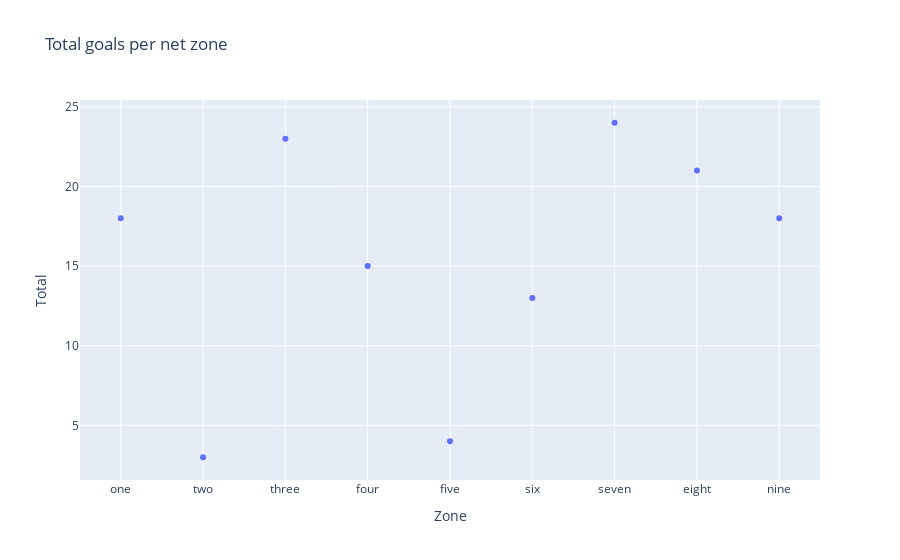

Here is the notebook cell this chart was saved with:
### Code cell
scatter_hockey_goals_df = px.scatter(hockey_goals_df,x="Zone",y="Total",title="Total goals per net zone")
scatter_hockey_goals_df.show()

### Figure 1 — Plotly figure (JSON) as saved in the notebook; plotly's stock layout.template omitted (floating-point values rounded to 4 significant figures)
{"data": [{"hovertemplate": "Zone=%{x}<br>Total=%{y}<extra></extra>", "legendgroup": "", "marker": {"color": "#636efa", "symbol": "circle"}, "mode": "markers", "name": "", "orientation": "v", "showlegend": false, "type": "scatter", "x": ["one", "two", "three", "four", "five", "six", "seven", "eight", "nine"], "xaxis": "x", "y": [18, 3, 23, 15, 4, 13, 24, 21, 18], "yaxis": "y"}], "layout": {"legend": {"tracegroupgap": 0}, "title": {"text": "Total goals per net zone"}, "xaxis": {"anchor": "y", "domain": [0, 1], "title": {"text": "Zone"}}, "yaxis": {"anchor": "x", "domain": [0, 1], "title": {"text": "Total"}}}}
